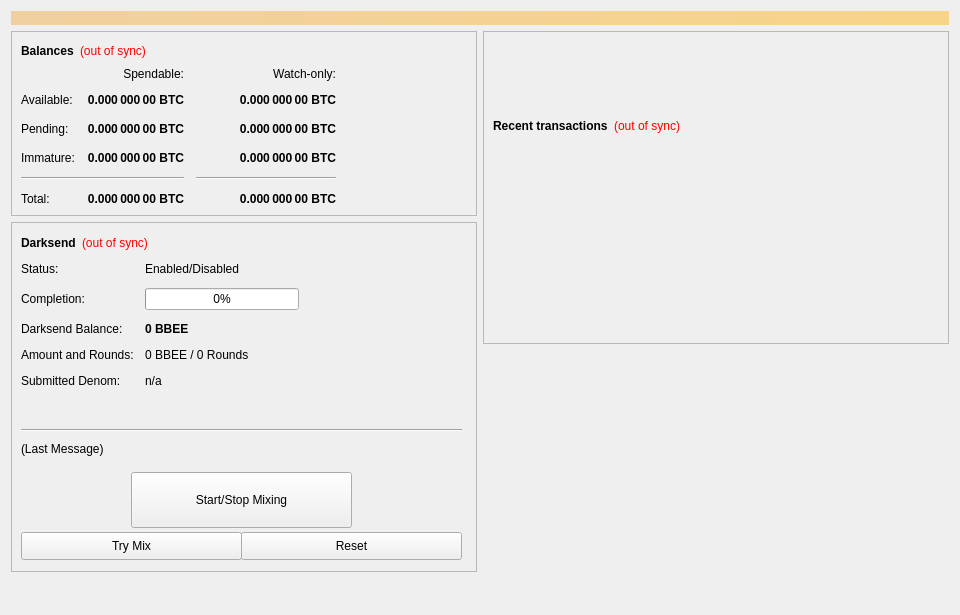
<?xml version="1.0" encoding="UTF-8"?>
<ui version="4.0">
 <class>OverviewPage</class>
 <widget class="QWidget" name="OverviewPage">
  <property name="geometry">
   <rect>
    <x>0</x>
    <y>0</y>
    <width>960</width>
    <height>615</height>
   </rect>
  </property>
  <property name="minimumSize">
   <size>
    <width>960</width>
    <height>0</height>
   </size>
  </property>
  <property name="windowTitle">
   <string>Form</string>
  </property>
  <layout class="QVBoxLayout" name="topLayout">
   <item>
    <widget class="QLabel" name="labelAlerts">
     <property name="visible">
      <bool>false</bool>
     </property>
     <property name="styleSheet">
      <string notr="true">background-color: qlineargradient(x1: 0, y1: 0, x2: 1, y2: 0, stop:0 #F0D0A0, stop:1 #F8D488); color:#000000;</string>
     </property>
     <property name="wordWrap">
      <bool>true</bool>
     </property>
     <property name="margin">
      <number>3</number>
     </property>
    </widget>
   </item>
   <item>
    <layout class="QHBoxLayout" name="horizontalLayout" stretch="1,1">
     <item>
      <layout class="QVBoxLayout" name="verticalLayout_2">
       <item>
        <widget class="QFrame" name="frame">
         <property name="frameShape">
          <enum>QFrame::StyledPanel</enum>
         </property>
         <property name="frameShadow">
          <enum>QFrame::Raised</enum>
         </property>
         <layout class="QVBoxLayout" name="verticalLayout_4">
          <item>
           <layout class="QHBoxLayout" name="horizontalLayout_4">
            <item>
             <widget class="QLabel" name="label_5">
              <property name="font">
               <font>
                <weight>75</weight>
                <bold>true</bold>
               </font>
              </property>
              <property name="text">
               <string>Balances</string>
              </property>
             </widget>
            </item>
            <item>
             <widget class="QLabel" name="labelWalletStatus">
              <property name="cursor">
               <cursorShape>WhatsThisCursor</cursorShape>
              </property>
              <property name="toolTip">
               <string>The displayed information may be out of date. Your wallet automatically synchronizes with the BBEE network after a connection is established, but this process has not completed yet.</string>
              </property>
              <property name="styleSheet">
               <string notr="true">QLabel { color: red; }</string>
              </property>
              <property name="text">
               <string notr="true">(out of sync)</string>
              </property>
              <property name="alignment">
               <set>Qt::AlignLeading|Qt::AlignLeft|Qt::AlignVCenter</set>
              </property>
             </widget>
            </item>
            <item>
             <spacer name="horizontalSpacer_3">
              <property name="orientation">
               <enum>Qt::Horizontal</enum>
              </property>
              <property name="sizeHint" stdset="0">
               <size>
                <width>40</width>
                <height>20</height>
               </size>
              </property>
             </spacer>
            </item>
           </layout>
          </item>
          <item>
           <layout class="QGridLayout" name="gridLayout">
            <property name="spacing">
             <number>12</number>
            </property>
            <item row="2" column="2">
             <widget class="QLabel" name="labelWatchPending">
              <property name="font">
               <font>
                <weight>75</weight>
                <bold>true</bold>
               </font>
              </property>
              <property name="cursor">
               <cursorShape>IBeamCursor</cursorShape>
              </property>
              <property name="toolTip">
               <string>Unconfirmed transactions to watch-only addresses</string>
              </property>
              <property name="text">
               <string notr="true">0.000 000 00 BTC</string>
              </property>
              <property name="alignment">
               <set>Qt::AlignRight|Qt::AlignTrailing|Qt::AlignVCenter</set>
              </property>
              <property name="textInteractionFlags">
               <set>Qt::LinksAccessibleByMouse|Qt::TextSelectableByKeyboard|Qt::TextSelectableByMouse</set>
              </property>
             </widget>
            </item>
            <item row="2" column="1">
             <widget class="QLabel" name="labelUnconfirmed">
              <property name="font">
               <font>
                <weight>75</weight>
                <bold>true</bold>
               </font>
              </property>
              <property name="cursor">
               <cursorShape>IBeamCursor</cursorShape>
              </property>
              <property name="toolTip">
               <string>Total of transactions that have yet to be confirmed, and do not yet count toward the spendable balance</string>
              </property>
              <property name="text">
               <string notr="true">0.000 000 00 BTC</string>
              </property>
              <property name="alignment">
               <set>Qt::AlignRight|Qt::AlignTrailing|Qt::AlignVCenter</set>
              </property>
              <property name="textInteractionFlags">
               <set>Qt::LinksAccessibleByMouse|Qt::TextSelectableByKeyboard|Qt::TextSelectableByMouse</set>
              </property>
             </widget>
            </item>
            <item row="3" column="2">
             <widget class="QLabel" name="labelWatchImmature">
              <property name="font">
               <font>
                <weight>75</weight>
                <bold>true</bold>
               </font>
              </property>
              <property name="cursor">
               <cursorShape>IBeamCursor</cursorShape>
              </property>
              <property name="toolTip">
               <string>Staked or masternode rewards in watch-only addresses that has not yet matured</string>
              </property>
              <property name="text">
               <string notr="true">0.000 000 00 BTC</string>
              </property>
              <property name="alignment">
               <set>Qt::AlignRight|Qt::AlignTrailing|Qt::AlignVCenter</set>
              </property>
              <property name="textInteractionFlags">
               <set>Qt::LinksAccessibleByMouse|Qt::TextSelectableByKeyboard|Qt::TextSelectableByMouse</set>
              </property>
             </widget>
            </item>
            <item row="4" column="0" colspan="2">
             <widget class="Line" name="lineSpendableBalance">
              <property name="orientation">
               <enum>Qt::Horizontal</enum>
              </property>
             </widget>
            </item>
            <item row="4" column="2">
             <widget class="Line" name="lineWatchBalance">
              <property name="sizePolicy">
               <sizepolicy hsizetype="Preferred" vsizetype="Fixed">
                <horstretch>0</horstretch>
                <verstretch>0</verstretch>
               </sizepolicy>
              </property>
              <property name="minimumSize">
               <size>
                <width>140</width>
                <height>0</height>
               </size>
              </property>
              <property name="orientation">
               <enum>Qt::Horizontal</enum>
              </property>
             </widget>
            </item>
            <item row="5" column="0">
             <widget class="QLabel" name="labelTotalText">
              <property name="text">
               <string>Total:</string>
              </property>
             </widget>
            </item>
            <item row="3" column="1">
             <widget class="QLabel" name="labelImmature">
              <property name="font">
               <font>
                <weight>75</weight>
                <bold>true</bold>
               </font>
              </property>
              <property name="cursor">
               <cursorShape>IBeamCursor</cursorShape>
              </property>
              <property name="toolTip">
               <string>Staked or masternode rewards that has not yet matured</string>
              </property>
              <property name="text">
               <string notr="true">0.000 000 00 BTC</string>
              </property>
              <property name="alignment">
               <set>Qt::AlignRight|Qt::AlignTrailing|Qt::AlignVCenter</set>
              </property>
              <property name="textInteractionFlags">
               <set>Qt::LinksAccessibleByMouse|Qt::TextSelectableByKeyboard|Qt::TextSelectableByMouse</set>
              </property>
             </widget>
            </item>
            <item row="2" column="3">
             <spacer name="horizontalSpacer_2">
              <property name="orientation">
               <enum>Qt::Horizontal</enum>
              </property>
              <property name="sizeHint" stdset="0">
               <size>
                <width>40</width>
                <height>20</height>
               </size>
              </property>
             </spacer>
            </item>
            <item row="3" column="0">
             <widget class="QLabel" name="labelImmatureText">
              <property name="text">
               <string>Immature:</string>
              </property>
             </widget>
            </item>
            <item row="5" column="1">
             <widget class="QLabel" name="labelTotal">
              <property name="font">
               <font>
                <weight>75</weight>
                <bold>true</bold>
               </font>
              </property>
              <property name="cursor">
               <cursorShape>IBeamCursor</cursorShape>
              </property>
              <property name="toolTip">
               <string>Your current total balance</string>
              </property>
              <property name="text">
               <string notr="true">0.000 000 00 BTC</string>
              </property>
              <property name="alignment">
               <set>Qt::AlignRight|Qt::AlignTrailing|Qt::AlignVCenter</set>
              </property>
              <property name="textInteractionFlags">
               <set>Qt::LinksAccessibleByMouse|Qt::TextSelectableByKeyboard|Qt::TextSelectableByMouse</set>
              </property>
             </widget>
            </item>
            <item row="5" column="2">
             <widget class="QLabel" name="labelWatchTotal">
              <property name="font">
               <font>
                <weight>75</weight>
                <bold>true</bold>
               </font>
              </property>
              <property name="cursor">
               <cursorShape>IBeamCursor</cursorShape>
              </property>
              <property name="toolTip">
               <string>Current total balance in watch-only addresses</string>
              </property>
              <property name="text">
               <string notr="true">0.000 000 00 BTC</string>
              </property>
              <property name="alignment">
               <set>Qt::AlignRight|Qt::AlignTrailing|Qt::AlignVCenter</set>
              </property>
              <property name="textInteractionFlags">
               <set>Qt::LinksAccessibleByMouse|Qt::TextSelectableByKeyboard|Qt::TextSelectableByMouse</set>
              </property>
             </widget>
            </item>
            <item row="0" column="2">
             <widget class="QLabel" name="labelWatchonly">
              <property name="text">
               <string>Watch-only:</string>
              </property>
              <property name="alignment">
               <set>Qt::AlignRight|Qt::AlignTrailing|Qt::AlignVCenter</set>
              </property>
             </widget>
            </item>
            <item row="1" column="0">
             <widget class="QLabel" name="labelBalanceText">
              <property name="text">
               <string>Available:</string>
              </property>
             </widget>
            </item>
            <item row="1" column="1">
             <widget class="QLabel" name="labelBalance">
              <property name="font">
               <font>
                <weight>75</weight>
                <bold>true</bold>
               </font>
              </property>
              <property name="cursor">
               <cursorShape>IBeamCursor</cursorShape>
              </property>
              <property name="toolTip">
               <string>Your current spendable balance</string>
              </property>
              <property name="text">
               <string notr="true">0.000 000 00 BTC</string>
              </property>
              <property name="alignment">
               <set>Qt::AlignRight|Qt::AlignTrailing|Qt::AlignVCenter</set>
              </property>
              <property name="textInteractionFlags">
               <set>Qt::LinksAccessibleByMouse|Qt::TextSelectableByKeyboard|Qt::TextSelectableByMouse</set>
              </property>
             </widget>
            </item>
            <item row="1" column="2">
             <widget class="QLabel" name="labelWatchAvailable">
              <property name="font">
               <font>
                <weight>75</weight>
                <bold>true</bold>
               </font>
              </property>
              <property name="cursor">
               <cursorShape>IBeamCursor</cursorShape>
              </property>
              <property name="toolTip">
               <string>Your current balance in watch-only addresses</string>
              </property>
              <property name="text">
               <string notr="true">0.000 000 00 BTC</string>
              </property>
              <property name="alignment">
               <set>Qt::AlignRight|Qt::AlignTrailing|Qt::AlignVCenter</set>
              </property>
              <property name="textInteractionFlags">
               <set>Qt::LinksAccessibleByMouse|Qt::TextSelectableByKeyboard|Qt::TextSelectableByMouse</set>
              </property>
             </widget>
            </item>
            <item row="2" column="0">
             <widget class="QLabel" name="labelPendingText">
              <property name="text">
               <string>Pending:</string>
              </property>
             </widget>
            </item>
            <item row="0" column="1">
             <widget class="QLabel" name="labelSpendable">
              <property name="text">
               <string>Spendable:</string>
              </property>
              <property name="alignment">
               <set>Qt::AlignRight|Qt::AlignTrailing|Qt::AlignVCenter</set>
              </property>
             </widget>
            </item>
           </layout>
          </item>
         </layout>
        </widget>
       </item>
       <item>
        <widget class="QFrame" name="frameDarksend">
         <property name="minimumSize">
          <size>
           <width>0</width>
           <height>350</height>
          </size>
         </property>
         <property name="layoutDirection">
          <enum>Qt::LeftToRight</enum>
         </property>
         <property name="frameShape">
          <enum>QFrame::StyledPanel</enum>
         </property>
         <property name="frameShadow">
          <enum>QFrame::Raised</enum>
         </property>
         <widget class="QWidget" name="formLayoutWidget">
          <property name="geometry">
           <rect>
            <x>10</x>
            <y>40</y>
            <width>451</width>
            <height>161</height>
           </rect>
          </property>
          <layout class="QFormLayout" name="formLayout">
           <property name="fieldGrowthPolicy">
            <enum>QFormLayout::AllNonFixedFieldsGrow</enum>
           </property>
           <property name="horizontalSpacing">
            <number>11</number>
           </property>
           <property name="verticalSpacing">
            <number>12</number>
           </property>
           <item row="0" column="0">
            <widget class="QLabel" name="label_6">
             <property name="text">
              <string>Status:</string>
             </property>
            </widget>
           </item>
           <item row="1" column="0">
            <widget class="QLabel" name="label_7">
             <property name="text">
              <string>Completion:</string>
             </property>
            </widget>
           </item>
           <item row="1" column="1">
            <widget class="QProgressBar" name="DarksendProgress">
             <property name="maximumSize">
              <size>
               <width>154</width>
               <height>16777215</height>
              </size>
             </property>
             <property name="value">
              <number>0</number>
             </property>
            </widget>
           </item>
           <item row="2" column="0">
            <widget class="QLabel" name="labelAnonymizedText">
             <property name="text">
              <string>Darksend Balance:</string>
             </property>
            </widget>
           </item>
           <item row="2" column="1">
            <widget class="QLabel" name="labelAnonymized">
             <property name="font">
              <font>
               <weight>75</weight>
               <bold>true</bold>
              </font>
             </property>
             <property name="text">
              <string notr="true">0 BBEE</string>
             </property>
            </widget>
           </item>
           <item row="3" column="0">
            <widget class="QLabel" name="label_8">
             <property name="text">
              <string>Amount and Rounds:</string>
             </property>
            </widget>
           </item>
           <item row="3" column="1">
            <widget class="QLabel" name="labelAmountRounds">
             <property name="text">
              <string>0 BBEE / 0 Rounds</string>
             </property>
            </widget>
           </item>
           <item row="4" column="0">
            <widget class="QLabel" name="label_9">
             <property name="text">
              <string>Submitted Denom:</string>
             </property>
            </widget>
           </item>
           <item row="4" column="1">
            <widget class="QLabel" name="labelSubmittedDenom">
             <property name="toolTip">
              <string>The denominations you submitted to the Masternode.&lt;br&gt;To mix, other users must submit the exact same denominations.</string>
             </property>
             <property name="text">
              <string>n/a</string>
             </property>
            </widget>
           </item>
           <item row="0" column="1">
            <widget class="QLabel" name="DarksendEnabled">
             <property name="text">
              <string>Enabled/Disabled</string>
             </property>
            </widget>
           </item>
          </layout>
         </widget>
         <widget class="QPushButton" name="runAutoDenom">
          <property name="geometry">
           <rect>
            <x>251</x>
            <y>17</y>
            <width>1</width>
            <height>1</height>
           </rect>
          </property>
          <property name="palette">
           <palette>
            <active>
             <colorrole role="WindowText">
              <brush brushstyle="SolidPattern">
               <color alpha="255">
                <red>0</red>
                <green>0</green>
                <blue>0</blue>
               </color>
              </brush>
             </colorrole>
             <colorrole role="Button">
              <brush brushstyle="SolidPattern">
               <color alpha="255">
                <red>239</red>
                <green>238</green>
                <blue>238</blue>
               </color>
              </brush>
             </colorrole>
             <colorrole role="Light">
              <brush brushstyle="SolidPattern">
               <color alpha="255">
                <red>255</red>
                <green>255</green>
                <blue>255</blue>
               </color>
              </brush>
             </colorrole>
             <colorrole role="Midlight">
              <brush brushstyle="SolidPattern">
               <color alpha="255">
                <red>247</red>
                <green>246</green>
                <blue>246</blue>
               </color>
              </brush>
             </colorrole>
             <colorrole role="Dark">
              <brush brushstyle="SolidPattern">
               <color alpha="255">
                <red>119</red>
                <green>119</green>
                <blue>119</blue>
               </color>
              </brush>
             </colorrole>
             <colorrole role="Mid">
              <brush brushstyle="SolidPattern">
               <color alpha="255">
                <red>159</red>
                <green>159</green>
                <blue>159</blue>
               </color>
              </brush>
             </colorrole>
             <colorrole role="Text">
              <brush brushstyle="SolidPattern">
               <color alpha="255">
                <red>0</red>
                <green>0</green>
                <blue>0</blue>
               </color>
              </brush>
             </colorrole>
             <colorrole role="BrightText">
              <brush brushstyle="SolidPattern">
               <color alpha="255">
                <red>255</red>
                <green>255</green>
                <blue>255</blue>
               </color>
              </brush>
             </colorrole>
             <colorrole role="ButtonText">
              <brush brushstyle="SolidPattern">
               <color alpha="255">
                <red>0</red>
                <green>0</green>
                <blue>0</blue>
               </color>
              </brush>
             </colorrole>
             <colorrole role="Base">
              <brush brushstyle="SolidPattern">
               <color alpha="255">
                <red>255</red>
                <green>255</green>
                <blue>255</blue>
               </color>
              </brush>
             </colorrole>
             <colorrole role="Window">
              <brush brushstyle="SolidPattern">
               <color alpha="255">
                <red>239</red>
                <green>238</green>
                <blue>238</blue>
               </color>
              </brush>
             </colorrole>
             <colorrole role="Shadow">
              <brush brushstyle="SolidPattern">
               <color alpha="255">
                <red>0</red>
                <green>0</green>
                <blue>0</blue>
               </color>
              </brush>
             </colorrole>
             <colorrole role="AlternateBase">
              <brush brushstyle="SolidPattern">
               <color alpha="255">
                <red>247</red>
                <green>246</green>
                <blue>246</blue>
               </color>
              </brush>
             </colorrole>
             <colorrole role="ToolTipBase">
              <brush brushstyle="SolidPattern">
               <color alpha="255">
                <red>255</red>
                <green>255</green>
                <blue>220</blue>
               </color>
              </brush>
             </colorrole>
             <colorrole role="ToolTipText">
              <brush brushstyle="SolidPattern">
               <color alpha="255">
                <red>0</red>
                <green>0</green>
                <blue>0</blue>
               </color>
              </brush>
             </colorrole>
            </active>
            <inactive>
             <colorrole role="WindowText">
              <brush brushstyle="SolidPattern">
               <color alpha="255">
                <red>0</red>
                <green>0</green>
                <blue>0</blue>
               </color>
              </brush>
             </colorrole>
             <colorrole role="Button">
              <brush brushstyle="SolidPattern">
               <color alpha="255">
                <red>239</red>
                <green>238</green>
                <blue>238</blue>
               </color>
              </brush>
             </colorrole>
             <colorrole role="Light">
              <brush brushstyle="SolidPattern">
               <color alpha="255">
                <red>255</red>
                <green>255</green>
                <blue>255</blue>
               </color>
              </brush>
             </colorrole>
             <colorrole role="Midlight">
              <brush brushstyle="SolidPattern">
               <color alpha="255">
                <red>247</red>
                <green>246</green>
                <blue>246</blue>
               </color>
              </brush>
             </colorrole>
             <colorrole role="Dark">
              <brush brushstyle="SolidPattern">
               <color alpha="255">
                <red>119</red>
                <green>119</green>
                <blue>119</blue>
               </color>
              </brush>
             </colorrole>
             <colorrole role="Mid">
              <brush brushstyle="SolidPattern">
               <color alpha="255">
                <red>159</red>
                <green>159</green>
                <blue>159</blue>
               </color>
              </brush>
             </colorrole>
             <colorrole role="Text">
              <brush brushstyle="SolidPattern">
               <color alpha="255">
                <red>0</red>
                <green>0</green>
                <blue>0</blue>
               </color>
              </brush>
             </colorrole>
             <colorrole role="BrightText">
              <brush brushstyle="SolidPattern">
               <color alpha="255">
                <red>255</red>
                <green>255</green>
                <blue>255</blue>
               </color>
              </brush>
             </colorrole>
             <colorrole role="ButtonText">
              <brush brushstyle="SolidPattern">
               <color alpha="255">
                <red>0</red>
                <green>0</green>
                <blue>0</blue>
               </color>
              </brush>
             </colorrole>
             <colorrole role="Base">
              <brush brushstyle="SolidPattern">
               <color alpha="255">
                <red>255</red>
                <green>255</green>
                <blue>255</blue>
               </color>
              </brush>
             </colorrole>
             <colorrole role="Window">
              <brush brushstyle="SolidPattern">
               <color alpha="255">
                <red>239</red>
                <green>238</green>
                <blue>238</blue>
               </color>
              </brush>
             </colorrole>
             <colorrole role="Shadow">
              <brush brushstyle="SolidPattern">
               <color alpha="255">
                <red>0</red>
                <green>0</green>
                <blue>0</blue>
               </color>
              </brush>
             </colorrole>
             <colorrole role="AlternateBase">
              <brush brushstyle="SolidPattern">
               <color alpha="255">
                <red>247</red>
                <green>246</green>
                <blue>246</blue>
               </color>
              </brush>
             </colorrole>
             <colorrole role="ToolTipBase">
              <brush brushstyle="SolidPattern">
               <color alpha="255">
                <red>255</red>
                <green>255</green>
                <blue>220</blue>
               </color>
              </brush>
             </colorrole>
             <colorrole role="ToolTipText">
              <brush brushstyle="SolidPattern">
               <color alpha="255">
                <red>0</red>
                <green>0</green>
                <blue>0</blue>
               </color>
              </brush>
             </colorrole>
            </inactive>
            <disabled>
             <colorrole role="WindowText">
              <brush brushstyle="SolidPattern">
               <color alpha="255">
                <red>119</red>
                <green>119</green>
                <blue>119</blue>
               </color>
              </brush>
             </colorrole>
             <colorrole role="Button">
              <brush brushstyle="SolidPattern">
               <color alpha="255">
                <red>239</red>
                <green>238</green>
                <blue>238</blue>
               </color>
              </brush>
             </colorrole>
             <colorrole role="Light">
              <brush brushstyle="SolidPattern">
               <color alpha="255">
                <red>255</red>
                <green>255</green>
                <blue>255</blue>
               </color>
              </brush>
             </colorrole>
             <colorrole role="Midlight">
              <brush brushstyle="SolidPattern">
               <color alpha="255">
                <red>247</red>
                <green>246</green>
                <blue>246</blue>
               </color>
              </brush>
             </colorrole>
             <colorrole role="Dark">
              <brush brushstyle="SolidPattern">
               <color alpha="255">
                <red>119</red>
                <green>119</green>
                <blue>119</blue>
               </color>
              </brush>
             </colorrole>
             <colorrole role="Mid">
              <brush brushstyle="SolidPattern">
               <color alpha="255">
                <red>159</red>
                <green>159</green>
                <blue>159</blue>
               </color>
              </brush>
             </colorrole>
             <colorrole role="Text">
              <brush brushstyle="SolidPattern">
               <color alpha="255">
                <red>119</red>
                <green>119</green>
                <blue>119</blue>
               </color>
              </brush>
             </colorrole>
             <colorrole role="BrightText">
              <brush brushstyle="SolidPattern">
               <color alpha="255">
                <red>255</red>
                <green>255</green>
                <blue>255</blue>
               </color>
              </brush>
             </colorrole>
             <colorrole role="ButtonText">
              <brush brushstyle="SolidPattern">
               <color alpha="255">
                <red>119</red>
                <green>119</green>
                <blue>119</blue>
               </color>
              </brush>
             </colorrole>
             <colorrole role="Base">
              <brush brushstyle="SolidPattern">
               <color alpha="255">
                <red>239</red>
                <green>238</green>
                <blue>238</blue>
               </color>
              </brush>
             </colorrole>
             <colorrole role="Window">
              <brush brushstyle="SolidPattern">
               <color alpha="255">
                <red>239</red>
                <green>238</green>
                <blue>238</blue>
               </color>
              </brush>
             </colorrole>
             <colorrole role="Shadow">
              <brush brushstyle="SolidPattern">
               <color alpha="255">
                <red>0</red>
                <green>0</green>
                <blue>0</blue>
               </color>
              </brush>
             </colorrole>
             <colorrole role="AlternateBase">
              <brush brushstyle="SolidPattern">
               <color alpha="255">
                <red>239</red>
                <green>238</green>
                <blue>238</blue>
               </color>
              </brush>
             </colorrole>
             <colorrole role="ToolTipBase">
              <brush brushstyle="SolidPattern">
               <color alpha="255">
                <red>255</red>
                <green>255</green>
                <blue>220</blue>
               </color>
              </brush>
             </colorrole>
             <colorrole role="ToolTipText">
              <brush brushstyle="SolidPattern">
               <color alpha="255">
                <red>0</red>
                <green>0</green>
                <blue>0</blue>
               </color>
              </brush>
             </colorrole>
            </disabled>
           </palette>
          </property>
          <property name="focusPolicy">
           <enum>Qt::NoFocus</enum>
          </property>
          <property name="autoFillBackground">
           <bool>true</bool>
          </property>
          <property name="text">
           <string/>
          </property>
          <property name="flat">
           <bool>true</bool>
          </property>
         </widget>
         <widget class="QPushButton" name="toggleDarksend">
          <property name="geometry">
           <rect>
            <x>120</x>
            <y>250</y>
            <width>221</width>
            <height>56</height>
           </rect>
          </property>
          <property name="sizePolicy">
           <sizepolicy hsizetype="MinimumExpanding" vsizetype="Fixed">
            <horstretch>0</horstretch>
            <verstretch>0</verstretch>
           </sizepolicy>
          </property>
          <property name="text">
           <string>Start/Stop Mixing</string>
          </property>
         </widget>
         <widget class="Line" name="lineLastMessage">
          <property name="geometry">
           <rect>
            <x>10</x>
            <y>200</y>
            <width>441</width>
            <height>16</height>
           </rect>
          </property>
          <property name="orientation">
           <enum>Qt::Horizontal</enum>
          </property>
         </widget>
         <widget class="QLabel" name="DarksendStatus">
          <property name="geometry">
           <rect>
            <x>10</x>
            <y>220</y>
            <width>451</width>
            <height>61</height>
           </rect>
          </property>
          <property name="minimumSize">
           <size>
            <width>288</width>
            <height>43</height>
           </size>
          </property>
          <property name="text">
           <string>(Last Message)</string>
          </property>
          <property name="alignment">
           <set>Qt::AlignLeading|Qt::AlignLeft|Qt::AlignTop</set>
          </property>
          <property name="wordWrap">
           <bool>true</bool>
          </property>
         </widget>
         <widget class="QPushButton" name="DarksendAuto">
          <property name="geometry">
           <rect>
            <x>10</x>
            <y>310</y>
            <width>221</width>
            <height>28</height>
           </rect>
          </property>
          <property name="sizePolicy">
           <sizepolicy hsizetype="MinimumExpanding" vsizetype="Fixed">
            <horstretch>0</horstretch>
            <verstretch>0</verstretch>
           </sizepolicy>
          </property>
          <property name="toolTip">
           <string>Try to manually submit a Darksend request.</string>
          </property>
          <property name="text">
           <string>Try Mix</string>
          </property>
         </widget>
         <widget class="QPushButton" name="DarksendReset">
          <property name="geometry">
           <rect>
            <x>230</x>
            <y>310</y>
            <width>221</width>
            <height>28</height>
           </rect>
          </property>
          <property name="sizePolicy">
           <sizepolicy hsizetype="MinimumExpanding" vsizetype="Fixed">
            <horstretch>0</horstretch>
            <verstretch>0</verstretch>
           </sizepolicy>
          </property>
          <property name="toolTip">
           <string>Reset the current status of Darksend (can interrupt Darksend if it's in the process of Mixing, which can cost you money!)</string>
          </property>
          <property name="autoFillBackground">
           <bool>false</bool>
          </property>
          <property name="text">
           <string>Reset</string>
          </property>
         </widget>
         <widget class="QWidget" name="layoutWidget">
          <property name="geometry">
           <rect>
            <x>10</x>
            <y>10</y>
            <width>431</width>
            <height>22</height>
           </rect>
          </property>
          <layout class="QHBoxLayout" name="horizontalLayout_5">
           <item>
            <widget class="QLabel" name="label_2">
             <property name="font">
              <font>
               <weight>75</weight>
               <bold>true</bold>
              </font>
             </property>
             <property name="text">
              <string>Darksend</string>
             </property>
            </widget>
           </item>
           <item>
            <widget class="QLabel" name="labelDarksendSyncStatus">
             <property name="toolTip">
              <string>The displayed information may be out of date. Your wallet automatically synchronizes with the BBEE network after a connection is established, but this process has not completed yet.</string>
             </property>
             <property name="styleSheet">
              <string notr="true">QLabel { color: red; }</string>
             </property>
             <property name="text">
              <string notr="true">(out of sync)</string>
             </property>
             <property name="alignment">
              <set>Qt::AlignLeading|Qt::AlignLeft|Qt::AlignVCenter</set>
             </property>
            </widget>
           </item>
           <item>
            <spacer name="horizontalSpacer_4">
             <property name="orientation">
              <enum>Qt::Horizontal</enum>
             </property>
             <property name="sizeHint" stdset="0">
              <size>
               <width>40</width>
               <height>20</height>
              </size>
             </property>
            </spacer>
           </item>
          </layout>
         </widget>
        </widget>
       </item>
       <item>
        <spacer name="verticalSpacer">
         <property name="orientation">
          <enum>Qt::Vertical</enum>
         </property>
         <property name="sizeHint" stdset="0">
          <size>
           <width>20</width>
           <height>40</height>
          </size>
         </property>
        </spacer>
       </item>
      </layout>
     </item>
     <item>
      <layout class="QVBoxLayout" name="verticalLayout_3">
       <item>
        <widget class="QFrame" name="frame_2">
         <property name="frameShape">
          <enum>QFrame::StyledPanel</enum>
         </property>
         <property name="frameShadow">
          <enum>QFrame::Raised</enum>
         </property>
         <layout class="QVBoxLayout" name="verticalLayout">
          <item>
           <spacer name="verticalSpacer_3">
            <property name="orientation">
             <enum>Qt::Vertical</enum>
            </property>
            <property name="sizeType">
             <enum>QSizePolicy::Fixed</enum>
            </property>
            <property name="sizeHint" stdset="0">
             <size>
              <width>20</width>
              <height>75</height>
             </size>
            </property>
           </spacer>
          </item>
          <item>
           <layout class="QHBoxLayout" name="horizontalLayout_2">
            <item>
             <widget class="QLabel" name="label_4">
              <property name="font">
               <font>
                <weight>75</weight>
                <bold>true</bold>
               </font>
              </property>
              <property name="text">
               <string>Recent transactions</string>
              </property>
             </widget>
            </item>
            <item>
             <widget class="QLabel" name="labelTransactionsStatus">
              <property name="cursor">
               <cursorShape>WhatsThisCursor</cursorShape>
              </property>
              <property name="toolTip">
               <string>The displayed information may be out of date. Your wallet automatically synchronizes with the BBEE network after a connection is established, but this process has not completed yet.</string>
              </property>
              <property name="styleSheet">
               <string notr="true">QLabel { color: red; }</string>
              </property>
              <property name="text">
               <string notr="true">(out of sync)</string>
              </property>
              <property name="alignment">
               <set>Qt::AlignRight|Qt::AlignTrailing|Qt::AlignVCenter</set>
              </property>
             </widget>
            </item>
            <item>
             <spacer name="horizontalSpacer">
              <property name="orientation">
               <enum>Qt::Horizontal</enum>
              </property>
              <property name="sizeHint" stdset="0">
               <size>
                <width>40</width>
                <height>20</height>
               </size>
              </property>
             </spacer>
            </item>
           </layout>
          </item>
          <item>
           <widget class="QListView" name="listTransactions">
            <property name="styleSheet">
             <string notr="true">QListView { background: transparent; }</string>
            </property>
            <property name="frameShape">
             <enum>QFrame::NoFrame</enum>
            </property>
            <property name="verticalScrollBarPolicy">
             <enum>Qt::ScrollBarAlwaysOff</enum>
            </property>
            <property name="horizontalScrollBarPolicy">
             <enum>Qt::ScrollBarAlwaysOff</enum>
            </property>
            <property name="selectionMode">
             <enum>QAbstractItemView::NoSelection</enum>
            </property>
           </widget>
          </item>
         </layout>
        </widget>
       </item>
       <item>
        <spacer name="verticalSpacer_2">
         <property name="orientation">
          <enum>Qt::Vertical</enum>
         </property>
         <property name="sizeType">
          <enum>QSizePolicy::Expanding</enum>
         </property>
         <property name="sizeHint" stdset="0">
          <size>
           <width>20</width>
           <height>40</height>
          </size>
         </property>
        </spacer>
       </item>
      </layout>
     </item>
    </layout>
   </item>
  </layout>
 </widget>
 <resources/>
 <connections/>
</ui>
